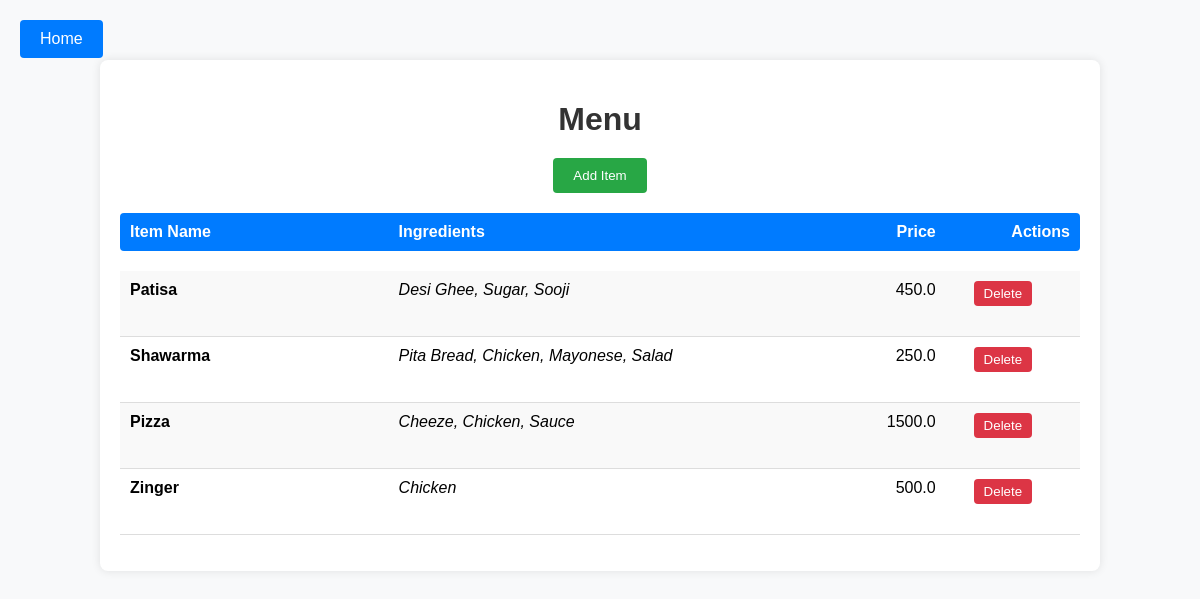
The page /menu on the database its author committed.
### app/models.py (models this page shows, shortened)
class MenuItem(db.Model):
    id = db.Column(db.Integer, primary_key=True)
    name = db.Column(db.String(100), nullable=False)
    ingredients = db.Column(db.String(200), nullable=False)
    price = db.Column(db.Float, nullable=False)
    cost = db.Column(db.Float, nullable=False)
    deleted = db.Column(db.Boolean, default=False, nullable=False)

### app/main.py (the view, shortened to what this page needs)
@main.route('/menu', methods=['GET', 'POST'])
def menu():
    menu_items = MenuItem.query.filter_by(deleted=False).all()
    return render_template('menu.html', menu_items=menu_items)

### app/templates/menu.html (shortened to what this page needs)
<!DOCTYPE html>
<html lang="en">
<head>
    <link rel="stylesheet" href="{{ url_for('static', filename='css/menu.css') }}">
</head>
<body>
    <a href="{{ url_for('main.index') }}" class="back-btn">Home</a>
    <div class="container">
        <h1>Menu</h1>
        <button id="addItemBtn">Add Item</button>
        <div class="menu-header">
            <span class="header-name">Item Name</span>
            <span class="header-ingredients">Ingredients</span>
            <span class="header-price">Price</span>
            <span class="header-actions">Actions</span>
        </div>
        <ul class="menu-list">
            {% for item in menu_items %}
                <li class="menu-item">
                    <span class="item-name">{{ item.name }}</span>
                    <span class="item-ingredients">{{ item.ingredients }}</span>
                    <span class="item-price">{{ item.price }}</span>
                    <span class="item-actions">
                        <form method="POST" action="{{ url_for('main.delete_item', item_id=item.id) }}" style="display:inline;" onsubmit="return confirm('Are you sure you want to delete this item?');">
                            <button type="submit">Delete</button>
                        </form>
                    </span>
                </li>
            {% endfor %}
        </ul>
    </div>
</body>
</html>

### app/static/css/menu.css (style rules this page uses)
body { font-family: Arial, sans-serif; background-color: #f8f9fa; margin: 0; padding: 0; }
.back-btn { position: absolute; top: 20px; left: 20px; display: block; padding: 10px 20px; background-color: #007bff; color: white; text-decoration: none; border: none; cursor: pointer; border-radius: 4px; transition: background-color 0.3s ease; }
.container { width: 80%; margin: 0 auto; padding: 20px; background-color: #fff; box-shadow: 0 0 10px rgba(0, 0, 0, 0.1); border-radius: 8px; margin-top: 60px; }
h1 { color: #333; text-align: center; margin-bottom: 20px; }
button { display: block; margin: 0 auto 20px; padding: 10px 20px; background-color: #28a745; color: white; border: none; cursor: pointer; border-radius: 4px; }
form { display: flex; flex-direction: column; }
.menu-header { display: flex; justify-content: space-between; padding: 10px; background-color: #007bff; color: white; font-weight: bold; border-radius: 4px; }
.header-name { flex: 2; }
.header-ingredients { flex: 3; }
.header-price { flex: 1; text-align: right; }
.header-actions { flex: 1; text-align: right; }
ul.menu-list { list-style-type: none; padding: 0; margin-top: 20px; }
li.menu-item { display: flex; justify-content: space-between; padding: 10px; border-bottom: 1px solid #ddd; }
li.menu-item:nth-child(odd) { background-color: #f9f9f9; }
.item-name { flex: 2; font-weight: bold; }
.item-ingredients { flex: 3; font-style: italic; }
.item-price { flex: 1; text-align: right; }
.item-actions { flex: 1; text-align: right; }
.item-actions form { display: inline; }
.item-actions button { background-color: #dc3545; color: white; border: none; padding: 5px 10px; cursor: pointer; border-radius: 4px; }

### rows shown on the page
MenuItem: name "Patisa", ingredients "Desi Ghee, Sugar, Sooji", price "450.0"
MenuItem: name "Shawarma", ingredients "Pita Bread, Chicken, Mayonese, Salad", price "250.0"
MenuItem: name "Pizza", ingredients "Cheeze, Chicken, Sauce", price "1500.0"
MenuItem: name "Zinger", ingredients "Chicken", price "500.0"
